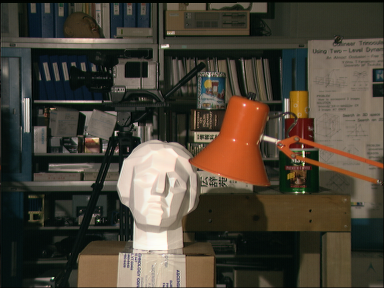
#> input picture Mia/Depth Map/1.png, 384 x 288 px, found by its file name
$ python test.py
#> lines starting #> are read from the running program, lines starting #| are printed output that depends on the picture
import numpy as np
import cv2 as cv
from matplotlib import pyplot as plt
img_left = cv.imread('Project-Computer-Vision\\Depth Map\\1.png', 0)
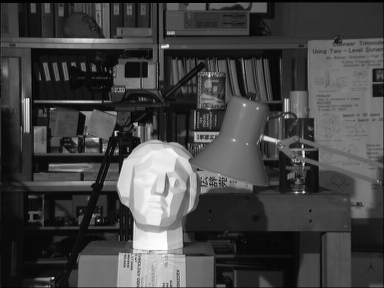
#> img_left: shape (288, 384); min 0, max 253, mean 67.8
img_right = cv.imread('Project-Computer-Vision\\Depth Map\\2.png', 0)
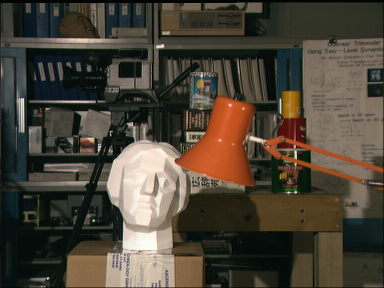
#> input picture Mia/Depth Map/2.png, 384 x 288 px, found by its file name
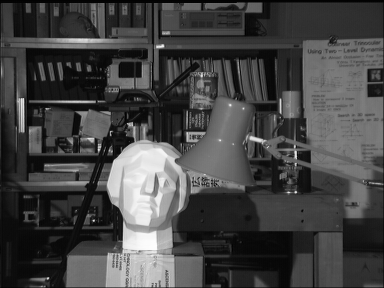
#> img_right: shape (288, 384); min 0, max 253, mean 68.2

# Resize the images to have the same dimensions
img_left = cv.resize(img_left, (640, 480))
#> img_left: shape (480, 640)
img_right = cv.resize(img_right, (640, 480))
#> img_right: shape (480, 640)
stereo = cv.StereoBM_create(numDisparities=16, blockSize=15)
disparity = stereo.compute(img_left,img_right)
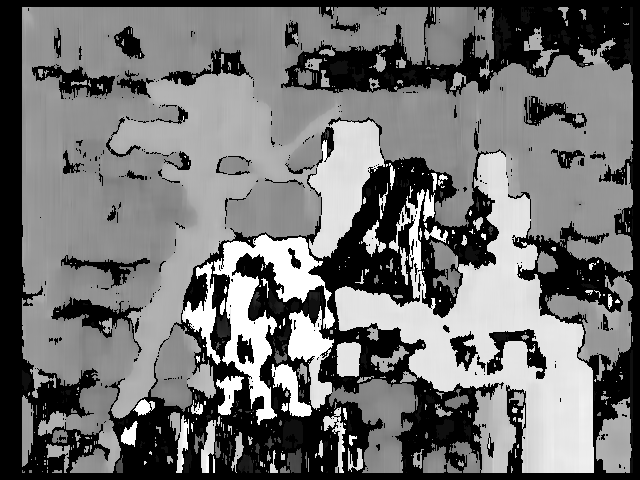
#> disparity: shape (480, 640) int16; min -16, max 240, mean 97.8; drawn with min black and max white
plt.imshow(disparity,'gray')
plt.show()
